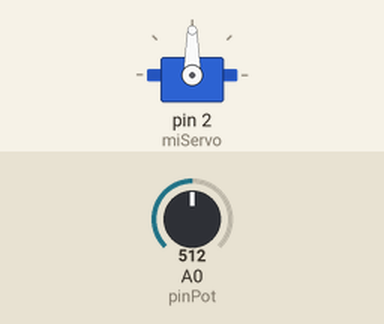
This sketch was run on a simulated Arduino Uno, built with avr-gcc and run on an emulated ATmega328P. Parts: servo. The test bench sets the inputs (shaded band); at power-on: A0 (pinPot) = 512. What the sketch prints to the serial monitor is not drawn.

Above: at 1.2 s.
1.3 s: A0 (pinPot) set to 716
At 2.1 s:
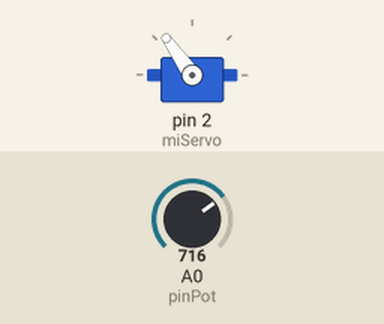
2.8 s: A0 (pinPot) set to 900
At 3.3 s:
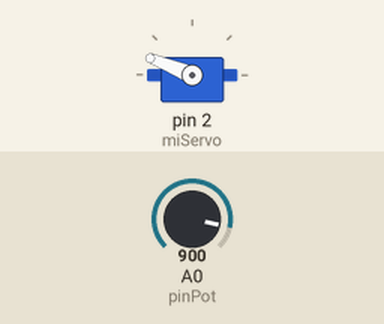
4.3 s: A0 (pinPot) set to 1023
At 5.5 s:
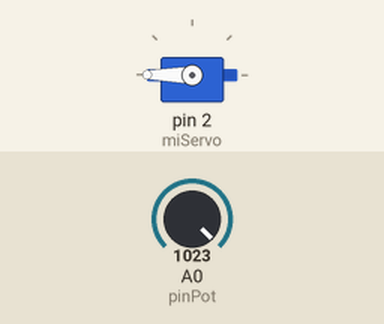
5.8 s: A0 (pinPot) set to 306
At 6.8 s:
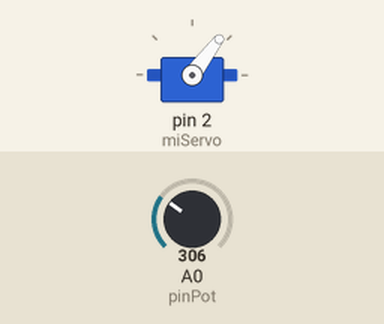
7.3 s: A0 (pinPot) set to 122
At 7.8 s:
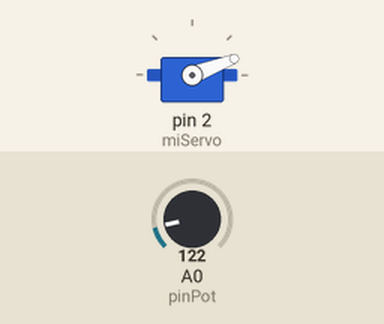
8.8 s: A0 (pinPot) set to 0
At 10.1 s:
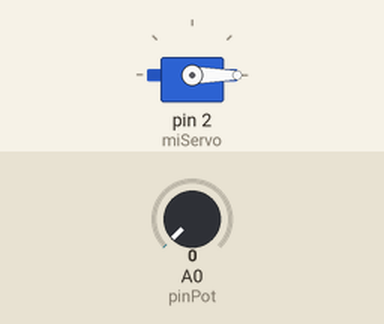
Timing chart, 0 to 11.3 s (numbered marks = the images above; inputs shaded):
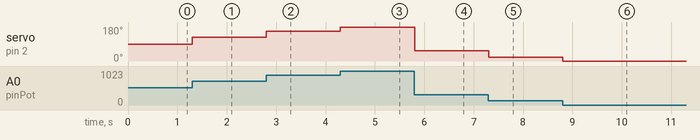

The sketch:

servoMotor.ino
```cpp
#include <Servo.h>

byte pinPot = A0;
Servo miServo;
int angle;
int readings;

void setup() {
	pinMode(pinPot, INPUT);
	miServo.attach(2);
	Serial.begin(9600);
}

void loop() {
	readings = analogRead(pinPot);
	angle = map(readings, 0, 1023, 0, 180);
	miServo.write(angle);
	Serial.println(angle);
}
```

Measured:
- after the input at 1.3 s, servo on pin 2 (miServo): 90° → 125° at once
- after the input at 2.8 s, servo on pin 2 (miServo): 125° → 158° at once
- after the input at 4.3 s, servo on pin 2 (miServo): 158° → 180° at once
- after the input at 5.8 s, servo on pin 2 (miServo): 180° → 53° at once
- after the input at 7.3 s, servo on pin 2 (miServo): 53° → 21° at once
- after the input at 8.8 s, servo on pin 2 (miServo): 21° → 0° at once
